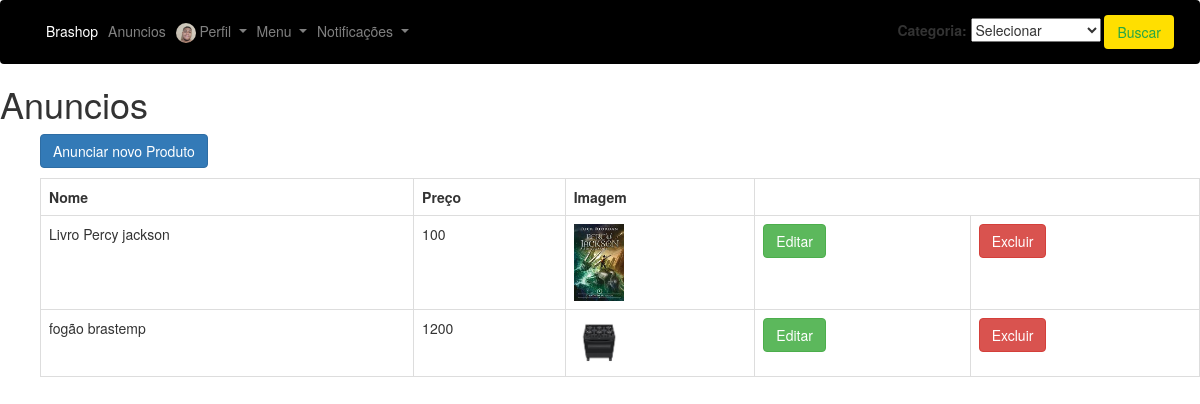
/app/controllers/AnuncioController.php?action=findAnuncioByUser (signed in), run on an earlier commit of the app's database.
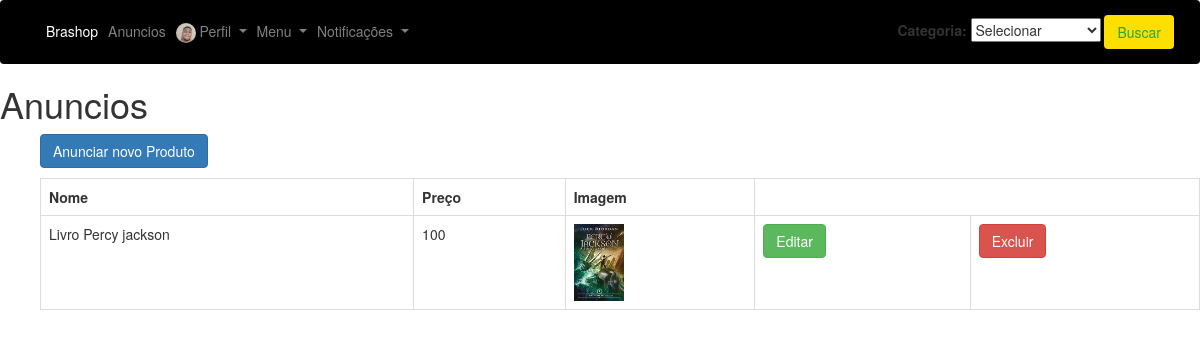
And on a later commit of the database.
### tables this page shows
CREATE TABLE `anuncios` (
  `id` int(11) NOT NULL,
  `nome` varchar(100) NOT NULL,
  `preco` float NOT NULL,
  `imagem` mediumtext NOT NULL,
  `descricao` text NOT NULL,
  `usuarios_id` int(11) NOT NULL,
  `categorias_id` int(11) NOT NULL,
  `avaliacoes_id` int(11) NOT NULL
);

### app/repository/AnuncioRepository.php (called while the page is built, shortened)
<?php
    require_once __DIR__ . "/../connection/Connection.php";
    class AnuncioRepository {
        public PDO $conn;
        function __construct()
        {
            $this->conn = Connection::getConnection();
        }
        public function findAnuncioByUser(): array {
            $query = "SELECT * FROM anuncios WHERE usuarios_id = :usuarios_id";
            $prepare = $this->conn->prepare($query);
            $prepare->bindValue(':usuarios_id',@$_SESSION["usuario"]["id"]);
            $prepare->execute();
            $result = $prepare->fetchALL(PDO::FETCH_ASSOC);
            return $result;
        }
    }

### app/connection/Connection.php (called while the page is built)
<?php
class Connection {
    private static $host = "localhost";
    private static $dbname = "marketplace";
    private static $user = "root";
    private static $password = "";
    private static ?PDO $conn = null;
    public static function getConnection(): PDO {
        if(self::$conn == null) {
            try {
                self::$conn = new PDO("mysql:host=" . self::$host . ";dbname=" . self::$dbname,
                self::$user,
                self::$password);
                self::$conn->setAttribute(PDO::ATTR_ERRMODE, PDO::ERRMODE_EXCEPTION);
            } catch(Exception $e) {
                print("Erro ao conectar com o banco de dados");
            }
        }
        return self::$conn;
    }
}

### app/views/anuncios/meusAnuncios.php (the view, shortened to what this page needs)
<!DOCTYPE html>
<html lang="pt-br">
  <head>
    <link rel="stylesheet" type="text/css" href="../views/helpers/css/bootstrap.min.css">
</head>
<body>
<?php
if(isset($_SESSION["usuario"])){
  if($_SESSION["usuario"]['is_adm'] == 1){
    include_once __DIR__ . "/../helpers/menuAdm.php";
   }else{
   include_once __DIR__ . "/../helpers/menuLogin.php";
 }
}
?>
    <h1> Anuncios </h1>
    <ul>
      <td><table class = 'table table-hover-table-striped table-bordered'></td>
          <tr>
          <th>Nome</th>
          <th>Preço</th>
          <th>Imagem</th>
          </tr>
        <?php foreach($data['anuncios'] as $user): ?>
          <tr>
          <td><?= $user['nome'] ?></td>
          <td><?= $user['preco'] ?></td>
          <td><img style="width:50px;" src="../../imgs/<?=$user['imagem'];?>"></img></td>
          <td><a class="btn btn-success" href="./AnuncioController.php?action=edit&id=<?= $user['id'] ?>">Editar</a></td>
          <td><a class="btn btn-danger" href="javascript:confirmarExclusaoAnuncio('<?= $user['nome'] ?>', <?= $user['id'] ?>)">Excluir</a></td>
        <?php endforeach; ?>
    </ul>
    <p>
     <a class="btn btn-primary" href="./AnuncioController.php?action=loadFormNew" >Anunciar novo Produto</a>
</body>
</html>

What changed in the data, as far as the page shows it:
removed anuncios: nome "fogão brastemp", preco "1200", imagem (picture)
